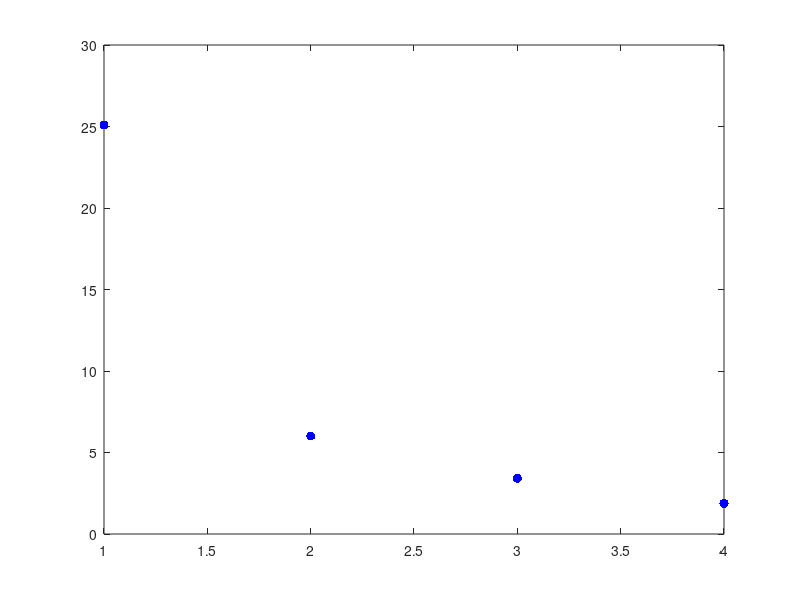

Recreate this plot in MATLAB. (Note: this script raises an error after producing the figure.)
%Levent Batakci - LAB192@case.edu
%MATH444 HW#1
%Iris Data portion

%Clear memory
clc
clear all

%Load the iris data
%The data is stored in 4x450 a matrix X
%The entries are lengths measured in centimeters
%In order, the entries are 'sepal length', 'sepal width', 'petal length',
%and 'petal width'
load IrisData

%Center the data and compute the SVD
n = size(X,1);
p = size(X,2);
xc = sum(X,2) / p;
Xc = X - xc * ones(1, p);
[U,S,V] = svd(Xc, 'eco');

%Plot the singular values
singular_values = diag(S);
plot(1:n, singular_values);
figure(1);
plot(1:n, singular_values, 'k.','MarkerSize', 20, 'Color', 'b')

%Set up the x-axis
xlbl = append("\fontsize{15}1", "\leq j \leq", string(size(Xc,1)));
xlabel(xlbl, 'interpreter','tex');
xticks(1:size(Xc,1));

%Set up the y-axis
ylbl = "\fontsize{15}Singular Value   \sigma_j";%Label y
ylabel(ylbl, 'interpreter','tex');
sgtitle("Figure 1: Centered Data Singular Values");

%Compute all of the principal components
Z = U' * X;

%Look at the principal components in pairs
figure(2);
c = size(Z,1); %Number of components
sbplt_index=1;
for i = 1:n-1
   for j= i+1:n 
       subplot(2, 3, sbplt_index)
       sbplt_index = sbplt_index + 1;
       plot(Z(i,:),Z(j,:),'k.','MarkerSize',3)
       axis('equal')
       set(gca,'FontSize',15)
       
       xlabel(append("PC ", string(i)))
       ylabel(append("PC ", string(j)))
   end
end
sgtitle("Figure 2: Centered Data Principal Components (PC) Compared");

%Look at a 3D scatter plot of the first 3 PCs
figure(3);
s=30;
scatter3(Z(1,:), Z(2,:), Z(3,:), s, 'o', 'MarkerEdgeColor','k', 'MarkerFaceColor','b')
xlabel("PC 1")
ylabel("PC 2")
zlabel("PC 3")
sgtitle("Figure 3: First 3 Principal Components 3D-Scatterplot")


%Honestly, it looks like there are 2 obvious groupings.
%There might be 3 clusters, but I think that two of the flower types
% are definitely harder to tell apart.